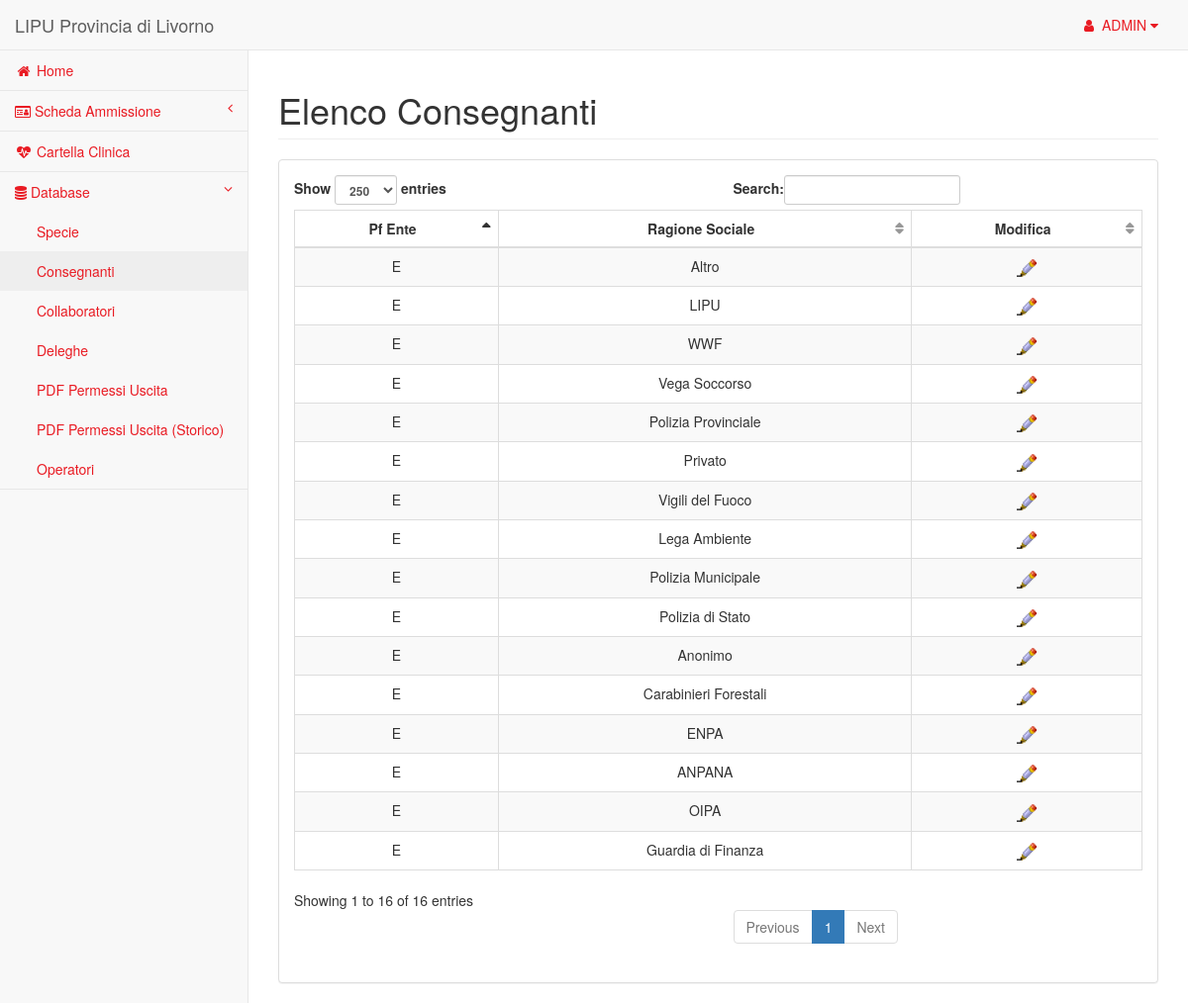
Page /sito/pages/consegnanti.php (signed in) on the committed database.
### tables this page shows
CREATE TABLE `consegnante` (
  `id_consegnante` int(11) NOT NULL,
  `pf_ente` varchar(1) DEFAULT NULL,
  `ragione_sociale` varchar(25) DEFAULT NULL,
  `cognome` varchar(25) DEFAULT NULL,
  `nome` varchar(25) DEFAULT NULL,
  `indirizzo` varchar(25) DEFAULT NULL,
  `citta` varchar(6) DEFAULT NULL,
  `provincia` varchar(3) DEFAULT NULL,
  `telefono` varchar(10) DEFAULT NULL,
  `email` varchar(30) DEFAULT NULL,
  `note` varchar(255) DEFAULT NULL
);

### sito/pages/settings.php (called while the page is built, shortened)
<?php
	$pathImgPg="..\\img\\imgpages\\";
?>

### sito/pages/consegnanti.php (the view, shortened to what this page needs)
<?php
	require_once "settings.php";
	require_once "library.php";
	if(isset($_SESSION['DB_lipu']))
		$dblipu = $_SESSION['DB_lipu'];
	else
		header("location: login.php");
	$connection = new mysqli($db_path,$db_user,$db_pass,$dblipu);
	if(!$_POST){
		getHeaderHTML("LIPU Provincia di Livorno","Consegnanti",$dblipu);
?>
	<div id="page-wrapper">
        <div class="row">
            <div class="col-lg-12">
                <?php
					if(isset($_GET['NEW'])) {
						echo "<h1 class='page-header'>Aggiunta nuovo Consegnante</h1>";
					}
					else if(isset($_GET['btn'])) {
						echo "<h1 class='page-header'>Visualizza Modifica</h1>";
					}
					else {
						echo "<h1 class='page-header'>Elenco Consegnanti</h1>";
					}
				?>
            </div>
        </div>
        <div class="row">
            <div class="col-lg-12">
                <div class="panel panel-default">
                    <div class="panel-body">
						<?php
							if(!$_GET){
						?>
                        <form action="classi.php" method="POST" onsubmit="return del();">
                          	<div class="dataTable_wrapper">
	                            <table class="table table-striped table-bordered table-hover" id="dataTables-example">
	                                <thead>
										<tr>
											<th>Pf Ente</th>
											<th>Ragione Sociale</th>
											<?php if($_SESSION['is_admin']) : ?>
											<th>Modifica</th>
											<?php endif; ?>
										</tr>
									</thead>
									<tbody>
									<?php
										$query = "SELECT *
										            FROM consegnante;";
										$result = querySql($connection,$query);
										if($result!=NULL)
											while($row = $result->fetch_array()){
												echo "<tr>";
												echo "<td>$row[1]</td>";
												echo "<td>$row[2]</td>";
												if($_SESSION['is_admin'])
													echo "<td><a href=\"modifica_consegnante.php?id=$row[0]\"><img src=\"".$pathImgPg.'edit.png'."\" title=\"Modifica\" align=\"center\" width=\"20\"></a></td>";
										?>
											</tr>
										<?php
										}
										?>
									</tbody>
								</table>
							</div>
						</form>
						<?php }?>
					</div>
				</div>
			</div>
		</div>
	</div>
<?php
getFooterHTML('$(window).load(function(){$("#cntrInfoModal").modal("show");});');
	}
?>

### sito/pages/library.php (shortened to what this page needs)
<?php
require_once "settings.php";
function getHeaderHTML($title,$subtitle,$dblipu){ ?>
<!DOCTYPE html>
<html lang="en">
<head>
    <link href="../bower_components/bootstrap/dist/css/bootstrap.min.css" rel="stylesheet">
    <link href="../bower_components/metisMenu/dist/metisMenu.min.css" rel="stylesheet">
    <link href="../dist/css/timeline.css" rel="stylesheet">
    <link href="../dist/css/sb-admin-2.css" rel="stylesheet">
    <link href="../bower_components/morrisjs/morris.css" rel="stylesheet">
    <link href="../bower_components/font-awesome/css/font-awesome.min.css" rel="stylesheet" type="text/css">
    <link href="../bower_components/daterangepicker/daterangepicker.css" rel="stylesheet" type="text/css">
</head>
<body>
    <div id="wrapper">
        <nav class="navbar navbar-default navbar-static-top" role="navigation" style="margin-bottom: 0">
            <div class="navbar-header">
                <a class="navbar-brand" href="index.php">LIPU Provincia di Livorno</a>
            </div>
            <ul class="nav navbar-top-links navbar-right">
                <li class="dropdown">
                    <a class="dropdown-toggle" data-toggle="dropdown" href="#">
                        <i class="fa fa-user fa-fw"></i> <?php echo $_SESSION['DB_username']; ?> <i class="fa fa-caret-down"></i>
                    </a>
                </li>
            </ul>
            <div class="navbar-default sidebar" role="navigation">
                <div class="sidebar-nav navbar-collapse">
                    <ul class="nav" id="side-menu">
                        <li>
                            <a href="index.php"><i class="fa fa-home fa-fw"></i> Home</a>
                        </li>
						<li>
                            <a href="#"><i class="fa fa-id-card-o fa-flip-horizontal"></i> Scheda Ammissione<span class="fa arrow"></span></a>
                        </li>
						<li>
                            <a href="cartella_clinica.php"><i class="fa fa-heartbeat fa-fw"></i> Cartella Clinica</a>
                        </li>
                        <li>
                            <a href="#"><i class="fa fa-database fa-flip-horizontal"></i> Database<span class="fa arrow"></span></a>
                            <ul class="nav nav-second-level collapse">
								<li>
                                    <a href="specie.php">Specie</a>
                                </li>
								<li>
                                    <a href="consegnanti.php">Consegnanti</a>
                                </li>
								<li>
                                    <a href="collaboratori.php">Collaboratori</a>
                                </li>
								<li>
                                    <a href="deleghe.php">Deleghe</a>
                                </li>
                                <li>
                                    <a href="permessiuscita.php">PDF Permessi Uscita</a>
                                </li>
                                <li>
                                    <a href="permessiuscita_storico.php">PDF Permessi Uscita (Storico)</a>
                                </li>
								<li>
                                    <a href="user.php">Operatori</a>
                                </li>
                            </ul>
                        </li>
                    </ul>
                </div>
            </div>
        </nav>
            <?php
}
function getFooterHTML($additionalScript = NULL){
    ?>
        </div>
</body>
</html>
<?php }
function querySql($connection,$query){
    $result = $connection->query($query);
    if ($result->num_rows == 0) {
		$result->free();
		return NULL;
    }
    else{
        return $result;
    }
}
?>

### sito/pages/library.php (style rules this page uses)
th, td { padding: 4px; text-align: center; }

### rows in the picture
consegnante: pf_ente "E", ragione_sociale "Altro"
consegnante: pf_ente "E", ragione_sociale "LIPU"
consegnante: pf_ente "E", ragione_sociale "WWF"
consegnante: pf_ente "E", ragione_sociale "Vega Soccorso"
consegnante: pf_ente "E", ragione_sociale "Polizia Provinciale"
consegnante: pf_ente "E", ragione_sociale "Privato"
consegnante: pf_ente "E", ragione_sociale "Vigili del Fuoco"
consegnante: pf_ente "E", ragione_sociale "Lega Ambiente"
consegnante: pf_ente "E", ragione_sociale "Polizia Municipale"
consegnante: pf_ente "E", ragione_sociale "Polizia di Stato"
consegnante: pf_ente "E", ragione_sociale "Anonimo"
consegnante: pf_ente "E", ragione_sociale "Carabinieri Forestali"
consegnante: pf_ente "E", ragione_sociale "ENPA"
consegnante: pf_ente "E", ragione_sociale "ANPANA"
consegnante: pf_ente "E", ragione_sociale "OIPA"
consegnante: pf_ente "E", ragione_sociale "Guardia di Finanza"

### other values in the picture
$_SESSION['DB_username'] "ADMIN"
